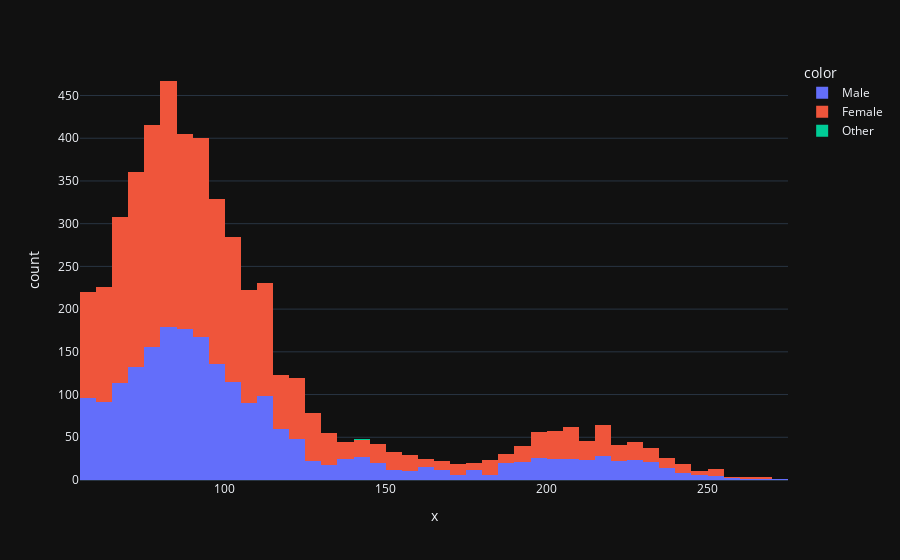

This figure's notebook cell:
### Code cell
dd = px.data.tips()
fig = px.histogram(dd, x=data['avg_glucose_level'], color=data['gender'])
fig.show()

### Figure 1 — Plotly figure (JSON) as saved in the notebook; plotly's stock layout.template omitted (floating-point values rounded to 4 significant figures; data arrays with more than 128 entries replaced by an {"elided": "..."} marker saying what was removed)
{"data": [{"alignmentgroup": "True", "bingroup": "x", "hovertemplate": "color=Male<br>x=%{x}<br>count=%{y}<extra></extra>", "legendgroup": "Male", "marker": {"color": "#636efa", "pattern": {"shape": ""}}, "name": "Male", "offsetgroup": "Male", "orientation": "v", "showlegend": true, "x": {"elided": "2115 float values"}, "xaxis": "x", "yaxis": "y", "type": "histogram"}, {"alignmentgroup": "True", "bingroup": "x", "hovertemplate": "color=Female<br>x=%{x}<br>count=%{y}<extra></extra>", "legendgroup": "Female", "marker": {"color": "#EF553B", "pattern": {"shape": ""}}, "name": "Female", "offsetgroup": "Female", "orientation": "v", "showlegend": true, "x": {"elided": "2994 float values"}, "xaxis": "x", "yaxis": "y", "type": "histogram"}, {"alignmentgroup": "True", "bingroup": "x", "hovertemplate": "color=Other<br>x=%{x}<br>count=%{y}<extra></extra>", "legendgroup": "Other", "marker": {"color": "#00cc96", "pattern": {"shape": ""}}, "name": "Other", "offsetgroup": "Other", "orientation": "v", "showlegend": true, "x": [143.3], "xaxis": "x", "yaxis": "y", "type": "histogram"}], "layout": {"xaxis": {"anchor": "y", "domain": [0.0, 1.0], "title": {"text": "x"}}, "yaxis": {"anchor": "x", "domain": [0.0, 1.0], "title": {"text": "count"}}, "legend": {"title": {"text": "color"}, "tracegroupgap": 0}, "margin": {"t": 60}, "barmode": "relative"}}
